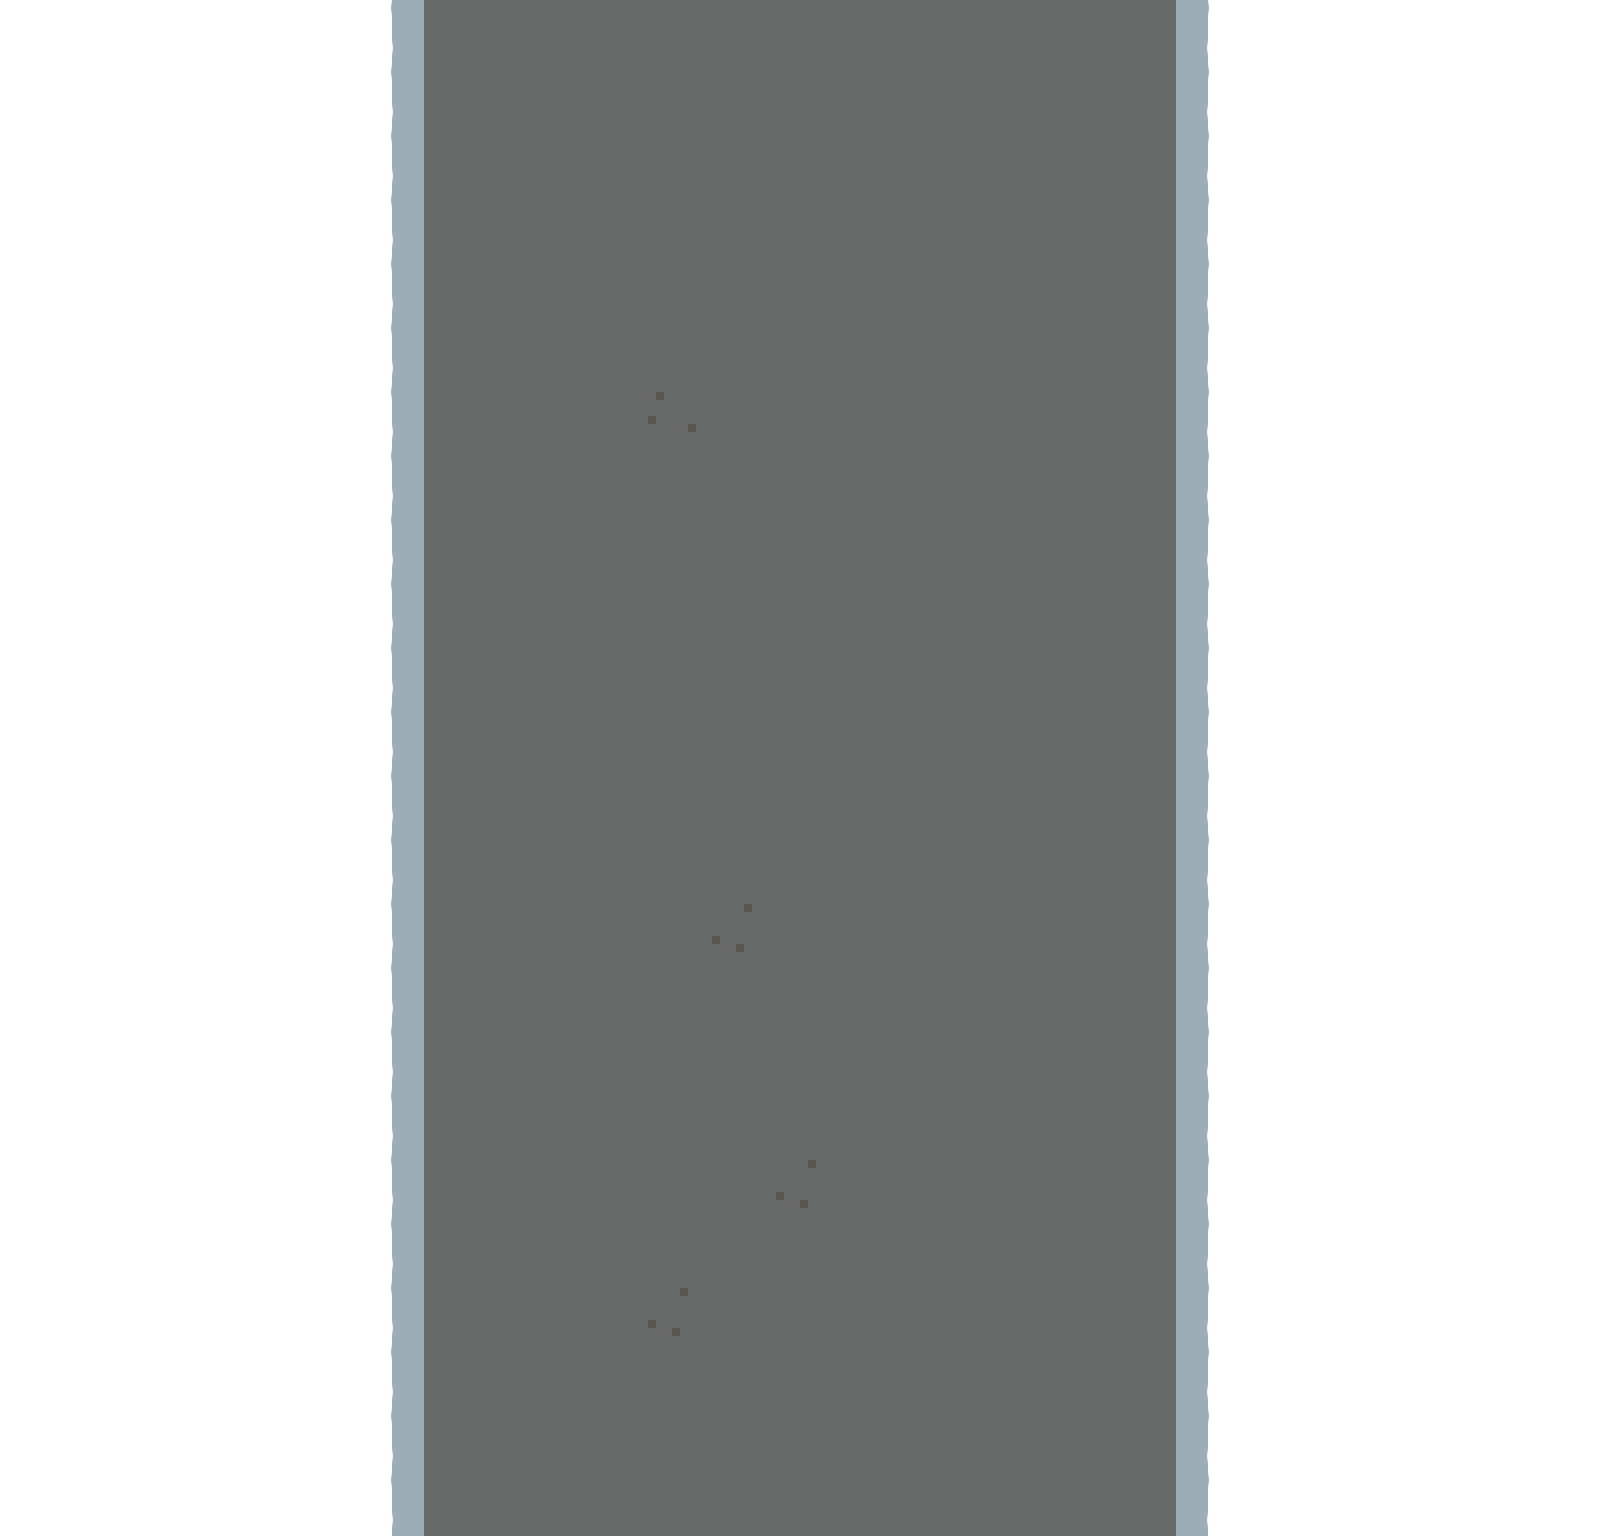

The image is a tile-based game level rendered from a .tmx file. Its description and source (layers, tilesets, objects; grid data summarised) follow:
An orthogonal 25x24 tile map with 64x64 px tiles, 2 tile layers (Ground, Walls), 1 hidden layer not drawn and 39 objects (4x house, 2x forest).

<map version="1.0" orientation="orthogonal" renderorder="right-down" width="25" height="24" tilewidth="64" tileheight="64">
 <tileset firstgid="1" name="snow" tilewidth="64" tileheight="64">
  <image source="snow.png" width="512" height="896" />
  <tile id="0">
   <properties>
    <property name="is_road" value="true" />
   </properties>
  </tile>
  <tile id="1">
   <properties>
    <property name="is_road" value="true" />
   </properties>
  </tile>
  <tile id="2">
   <properties>
    <property name="is_road" value="true" />
   </properties>
  </tile>
  <tile id="3">
   <properties>
    <property name="max_speed" value="0.75" />
   </properties>
  </tile>
  <tile id="4">
   <properties>
    <property name="finish" value="true" />
    <property name="is_road" value="true" />
   </properties>
  </tile>
  <tile id="5">
   <properties>
    <property name="is_road" value="true" />
    <property name="start" value="true" />
   </properties>
  </tile>
  <tile id="6">
   <properties>
    <property name="max_speed" value="0" />
   </properties>
  </tile>
  <tile id="7">
   <properties>
    <property name="max_speed" value="0" />
   </properties>
  </tile>
  <tile id="8">
   <properties>
    <property name="max_speed" value="0.75" />
   </properties>
  </tile>
  <tile id="9">
   <properties>
    <property name="max_speed" value="0.75" />
   </properties>
  </tile>
  <tile id="10">
   <properties>
    <property name="max_speed" value="0.75" />
   </properties>
  </tile>
  <tile id="11">
   <properties>
    <property name="max_speed" value="0.5" />
   </properties>
  </tile>
  <tile id="12">
   <properties>
    <property name="max_speed" value="0.75" />
   </properties>
  </tile>
  <tile id="14">
   <properties>
    <property name="max_speed" value="0" />
   </properties>
  </tile>
  <tile id="16">
   <properties>
    <property name="is_road" value="true" />
   </properties>
   <objectgroup draworder="index">
    <object x="9.63636" y="8.18182" width="54.5455" height="55.8182" />
   </objectgroup>
  </tile>
  <tile id="17">
   <properties>
    <property name="max_speed" value="0.75" />
   </properties>
   <objectgroup draworder="index">
    <object x="-0.181818" y="8" width="55.6364" height="55.8182" />
   </objectgroup>
  </tile>
  <tile id="19">
   <properties>
    <property name="finish" value="true" />
   </properties>
   <objectgroup draworder="index">
    <object x="63.6364" y="42.5455">
     <polygon points="0.363636,-4.90909 -13.0909,-12.9091 -21.8182,20.9091 0,21.2727" />
    </object>
    <object x="46.7273" y="43.6364">
     <polygon points="0,0 -14.7273,2.54545 -10.9091,20.3636 -4.72727,20" />
    </object>
   </objectgroup>
  </tile>
  <tile id="20">
   <objectgroup draworder="index">
    <object x="28.3636" y="63.6364">
     <polygon points="0,0 3.81818,-16 -29.0909,-18.3636 -28.3636,0.363636" />
    </object>
    <object x="18.7273" y="46.3636">
     <polygon points="0,0 -4.18182,-15.6364 -20.1818,-8.72727 -19.4545,-0.545455" />
    </object>
   </objectgroup>
  </tile>
  <tile id="21">
   <objectgroup draworder="index">
    <object x="46" y="52.75">
     <polygon points="0,0 9.375,-14.5 8,-30 -1.625,-44 -20.875,-44 -34,-34.625 -39,-19.25 -31.75,-3 -17.875,4" />
    </object>
   </objectgroup>
  </tile>
  <tile id="22">
   <objectgroup draworder="index">
    <object x="0" y="24.1818" width="64" height="15.0909" />
   </objectgroup>
  </tile>
  <tile id="23">
   <objectgroup draworder="index">
    <object x="1.09091" y="24" width="10" height="16" />
    <object x="53.2727" y="24.1818" width="9.81818" height="15.6364" />
    <object x="10.9091" y="28.9091" width="42.1818" height="5.63636" />
   </objectgroup>
  </tile>
  <tile id="24">
   <properties>
    <property name="max_speed" value="0.75" />
   </properties>
   <objectgroup draworder="index">
    <object x="9.45455" y="0.181818" width="54.7273" height="63.6364" />
   </objectgroup>
  </tile>
  <tile id="25">
   <properties>
    <property name="max_speed" value="0.5" />
   </properties>
   <objectgroup draworder="index">
    <object x="-0.545455" y="0" width="56" height="64" />
   </objectgroup>
  </tile>
  <tile id="27">
   <objectgroup draworder="index">
    <object x="62.9091" y="36.1818">
     <polygon points="0,0 1.27273,-4 0.909091,-36.3636 -17.4545,-36.3636" />
    </object>
    <object x="39.8182" y="27.6364">
     <polygon points="0,0 17.2727,-3.45455 5.27273,-28 -1.09091,-27.6364" />
    </object>
    <object x="39.2727" y="12.3636">
     <polygon points="0,0 -0.727273,-12.3636 -10.7273,-12.1818 -13.6364,-6.90909" />
    </object>
   </objectgroup>
  </tile>
  <tile id="28">
   <properties>
    <property name="start" value="true" />
   </properties>
   <objectgroup draworder="index">
    <object x="0" y="33.0909">
     <polygon points="0,0 0.363636,1.81818 32.9091,-27.2727 29.8182,-33.0909 0,-33.0909" />
    </object>
    <object x="10.3636" y="26.1818">
     <polygon points="0,0 10.9091,2.90909 10.7273,-10" />
    </object>
   </objectgroup>
  </tile>
  <tile id="29">
   <objectgroup draworder="index">
    <object x="38.3636" y="63.2727">
     <polygon points="0,0.545455 0,-39.4545 -9.81818,-38 -13.4545,-32.9091 -13.8182,0.363636" />
    </object>
    <object x="38.3636" y="23.6364" width="25.2727" height="15.4545" />
   </objectgroup>
  </tile>
  <tile id="30">
   <objectgroup draworder="index">
    <object x="0" y="24.9091" width="25.2727" height="14.1818" />
    <object x="38.7273" y="63.2727">
     <polygon points="0,0.727273 -0.181818,-33.4545 -3.81818,-38.1818 -13.6364,-38.3636 -13.6364,0.727273" />
    </object>
   </objectgroup>
  </tile>
  <tile id="32">
   <objectgroup draworder="index">
    <object x="9.63636" y="0.181818" width="54.3636" height="55.8182" />
   </objectgroup>
  </tile>
  <tile id="33">
   <objectgroup draworder="index">
    <object x="-0.181818" y="-0.181818" width="55.6364" height="56.1818" />
   </objectgroup>
  </tile>
  <tile id="35">
   <objectgroup draworder="index" />
  </tile>
  <tile id="36">
   <objectgroup draworder="index" />
  </tile>
  <tile id="37">
   <objectgroup draworder="index">
    <object x="24.1818" y="0" width="15.2727" height="25.2727" />
    <object x="63.8182" y="37.4545">
     <polygon points="0,0 0,-12.1818 -39.6364,-12 -37.8182,-2 -31.4545,-0.363636" />
    </object>
   </objectgroup>
  </tile>
  <tile id="38">
   <objectgroup draworder="index">
    <object x="0.181818" y="37.4545">
     <polygon points="0,0 32.9091,0.181818 37.2727,-6 37.8182,-13.8182 0,-12.9091" />
    </object>
    <object x="24.5455" y="0" width="13.2727" height="23.8182" />
   </objectgroup>
  </tile>
  <tile id="54">
   <objectgroup draworder="index" />
  </tile>
  <tile id="55">
   <objectgroup draworder="index" />
  </tile>
  <tile id="60">
   <objectgroup draworder="index" />
  </tile>
  <tile id="61">
   <objectgroup draworder="index" />
  </tile>
  <tile id="66">
   <objectgroup draworder="index" />
  </tile>
  <tile id="67">
   <objectgroup draworder="index" />
  </tile>
 </tileset>
 <layer name="Ground" width="25" height="24">
  <data>[600 cells, 600 non-empty, 4 distinct tile ids]</data>
 </layer>
 <layer name="Walls" width="25" height="24">
  <data>[600 cells, 0 non-empty, 0 distinct tile ids]</data>
 </layer>
 <objectgroup name="Obstacles" visible="0">
  <object name="forest" x="64" y="512" width="256" height="512" />
  <object name="forest" x="1280" y="64" width="256" height="384" />
  <object name="house" x="192" y="128" width="128" height="128" />
  </objectgroup>
 <layer name="Centers" width="25" height="24" visible="0">
  <data>[600 cells, 2 non-empty, 1 distinct tile ids]</data>
 </layer>
 <objectgroup name="Directions" visible="0">
  <properties>
   <property name="direction" value="90" />
  </properties>
  <!-- 3 objects omitted --></objectgroup>
 <objectgroup name="Borders">
  <!-- 2 objects omitted --></objectgroup>
</map>
<!-- 8 of 39 objects omitted -->
